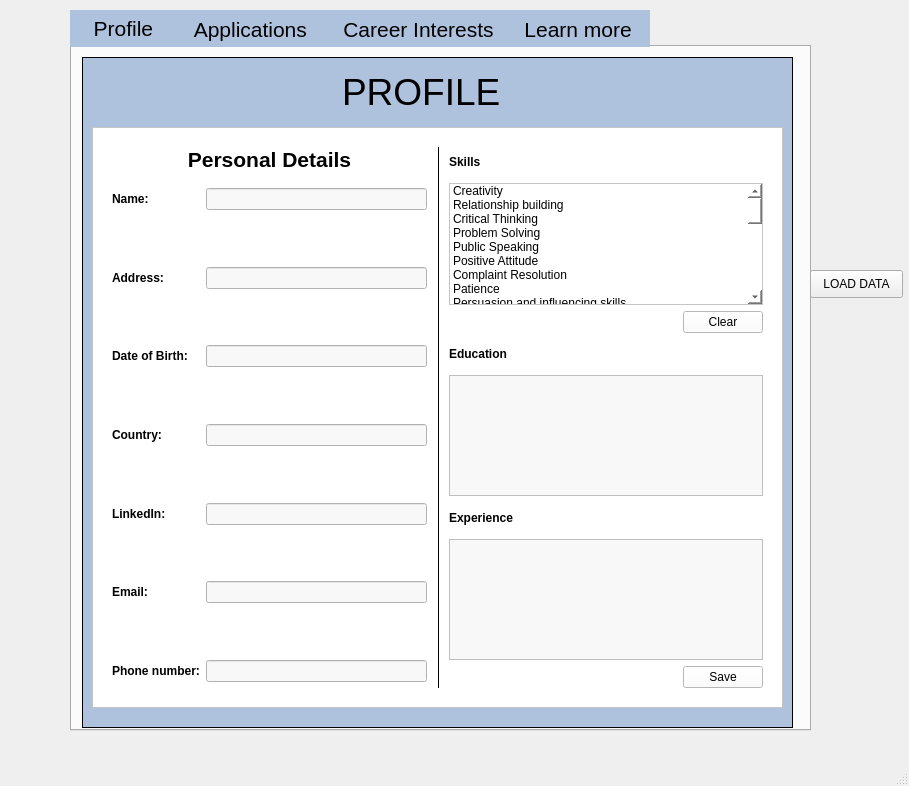
<?xml version="1.0" encoding="UTF-8"?>
<ui version="4.0">
 <class>MainWindow</class>
 <widget class="QMainWindow" name="MainWindow">
  <property name="geometry">
   <rect>
    <x>0</x>
    <y>0</y>
    <width>909</width>
    <height>786</height>
   </rect>
  </property>
  <widget class="QWidget" name="centralwidget">
   <widget class="QTabWidget" name="tabWidget">
    <property name="geometry">
     <rect>
      <x>-280</x>
      <y>680</y>
      <width>135</width>
      <height>80</height>
     </rect>
    </property>
    <widget class="QWidget" name="tab">
     <attribute name="title">
      <string>Tab 1</string>
     </attribute>
    </widget>
    <widget class="QWidget" name="tab_2">
     <attribute name="title">
      <string>Tab 2</string>
     </attribute>
    </widget>
   </widget>
   <widget class="QTabWidget" name="tabWidget_2">
    <property name="geometry">
     <rect>
      <x>70</x>
      <y>10</y>
      <width>741</width>
      <height>721</height>
     </rect>
    </property>
    <property name="font">
     <font>
      <pointsize>16</pointsize>
     </font>
    </property>
    <property name="styleSheet">
     <string notr="true">QTabBar::tab { background-color: rgb(174, 194, 221)}</string>
    </property>
    <property name="currentIndex">
     <number>0</number>
    </property>
    <widget class="QWidget" name="tab_3">
     <attribute name="title">
      <string>  Profile </string>
     </attribute>
     <widget class="QFrame" name="ProfileFrame">
      <property name="geometry">
       <rect>
        <x>10</x>
        <y>10</y>
        <width>711</width>
        <height>671</height>
       </rect>
      </property>
      <property name="styleSheet">
       <string notr="true">background-color:rgb(174, 194, 221)</string>
      </property>
      <property name="frameShape">
       <enum>QFrame::Box</enum>
      </property>
      <widget class="QLabel" name="label">
       <property name="geometry">
        <rect>
         <x>260</x>
         <y>10</y>
         <width>181</width>
         <height>52</height>
        </rect>
       </property>
       <property name="text">
        <string>&lt;html&gt;&lt;head/&gt;&lt;body&gt;&lt;p&gt;&lt;span style=&quot; font-size:28pt;&quot;&gt;PROFILE&lt;/span&gt;&lt;/p&gt;&lt;/body&gt;&lt;/html&gt;</string>
       </property>
      </widget>
      <widget class="QFrame" name="PDetailsFrame">
       <property name="geometry">
        <rect>
         <x>10</x>
         <y>70</y>
         <width>691</width>
         <height>581</height>
        </rect>
       </property>
       <property name="styleSheet">
        <string notr="true">background-color:rgb(255, 255, 255)</string>
       </property>
       <property name="frameShape">
        <enum>QFrame::StyledPanel</enum>
       </property>
       <property name="frameShadow">
        <enum>QFrame::Raised</enum>
       </property>
       <widget class="QWidget" name="horizontalLayoutWidget">
        <property name="geometry">
         <rect>
          <x>20</x>
          <y>20</y>
          <width>651</width>
          <height>541</height>
         </rect>
        </property>
        <layout class="QHBoxLayout" name="DetailsLayout">
         <item>
          <layout class="QVBoxLayout" name="verticalLayout_2" stretch="0,0,8">
           <item>
            <widget class="QLabel" name="label_17">
             <property name="enabled">
              <bool>true</bool>
             </property>
             <property name="font">
              <font>
               <weight>75</weight>
               <bold>true</bold>
              </font>
             </property>
             <property name="text">
              <string>&lt;html&gt;&lt;head/&gt;&lt;body&gt;&lt;p&gt;&lt;span style=&quot; font-size:16pt;&quot;&gt;Personal Details&lt;/span&gt;&lt;/p&gt;&lt;/body&gt;&lt;/html&gt;</string>
             </property>
             <property name="alignment">
              <set>Qt::AlignCenter</set>
             </property>
            </widget>
           </item>
           <item>
            <spacer name="verticalSpacer_7">
             <property name="orientation">
              <enum>Qt::Vertical</enum>
             </property>
             <property name="sizeHint" stdset="0">
              <size>
               <width>20</width>
               <height>10</height>
              </size>
             </property>
            </spacer>
           </item>
           <item>
            <layout class="QFormLayout" name="formLayout_3">
             <item row="0" column="0">
              <widget class="QLabel" name="label_10">
               <property name="font">
                <font>
                 <weight>75</weight>
                 <bold>true</bold>
                </font>
               </property>
               <property name="text">
                <string>Name:</string>
               </property>
              </widget>
             </item>
             <item row="0" column="1">
              <widget class="QLineEdit" name="name_label">
               <property name="layoutDirection">
                <enum>Qt::LeftToRight</enum>
               </property>
               <property name="styleSheet">
                <string notr="true">background-color:rgb(248, 248, 248)</string>
               </property>
               <property name="alignment">
                <set>Qt::AlignLeading|Qt::AlignLeft|Qt::AlignVCenter</set>
               </property>
              </widget>
             </item>
             <item row="1" column="1">
              <spacer name="verticalSpacer">
               <property name="orientation">
                <enum>Qt::Vertical</enum>
               </property>
               <property name="sizeHint" stdset="0">
                <size>
                 <width>20</width>
                 <height>40</height>
                </size>
               </property>
              </spacer>
             </item>
             <item row="2" column="0">
              <widget class="QLabel" name="label_16">
               <property name="font">
                <font>
                 <weight>75</weight>
                 <bold>true</bold>
                </font>
               </property>
               <property name="text">
                <string>Address:</string>
               </property>
              </widget>
             </item>
             <item row="2" column="1">
              <widget class="QLineEdit" name="address_label">
               <property name="layoutDirection">
                <enum>Qt::LeftToRight</enum>
               </property>
               <property name="styleSheet">
                <string notr="true">background-color:rgb(248, 248, 248)</string>
               </property>
               <property name="alignment">
                <set>Qt::AlignLeading|Qt::AlignLeft|Qt::AlignVCenter</set>
               </property>
              </widget>
             </item>
             <item row="3" column="1">
              <spacer name="verticalSpacer_2">
               <property name="orientation">
                <enum>Qt::Vertical</enum>
               </property>
               <property name="sizeHint" stdset="0">
                <size>
                 <width>20</width>
                 <height>40</height>
                </size>
               </property>
              </spacer>
             </item>
             <item row="4" column="0">
              <widget class="QLabel" name="label_14">
               <property name="font">
                <font>
                 <weight>75</weight>
                 <bold>true</bold>
                </font>
               </property>
               <property name="text">
                <string>Date of Birth:</string>
               </property>
              </widget>
             </item>
             <item row="4" column="1">
              <widget class="QLineEdit" name="date_of_birth_label">
               <property name="styleSheet">
                <string notr="true">background-color:rgb(248, 248, 248)</string>
               </property>
              </widget>
             </item>
             <item row="5" column="1">
              <spacer name="verticalSpacer_3">
               <property name="orientation">
                <enum>Qt::Vertical</enum>
               </property>
               <property name="sizeHint" stdset="0">
                <size>
                 <width>20</width>
                 <height>40</height>
                </size>
               </property>
              </spacer>
             </item>
             <item row="6" column="0">
              <widget class="QLabel" name="label_15">
               <property name="font">
                <font>
                 <weight>75</weight>
                 <bold>true</bold>
                </font>
               </property>
               <property name="text">
                <string>Country:</string>
               </property>
              </widget>
             </item>
             <item row="6" column="1">
              <widget class="QLineEdit" name="country_label">
               <property name="styleSheet">
                <string notr="true">background-color:rgb(248, 248, 248)</string>
               </property>
              </widget>
             </item>
             <item row="7" column="1">
              <spacer name="verticalSpacer_4">
               <property name="orientation">
                <enum>Qt::Vertical</enum>
               </property>
               <property name="sizeHint" stdset="0">
                <size>
                 <width>20</width>
                 <height>40</height>
                </size>
               </property>
              </spacer>
             </item>
             <item row="8" column="0">
              <widget class="QLabel" name="label_13">
               <property name="font">
                <font>
                 <weight>75</weight>
                 <bold>true</bold>
                </font>
               </property>
               <property name="text">
                <string>LinkedIn:</string>
               </property>
              </widget>
             </item>
             <item row="8" column="1">
              <widget class="QLineEdit" name="linkedIn_label">
               <property name="styleSheet">
                <string notr="true">background-color:rgb(248, 248, 248)</string>
               </property>
              </widget>
             </item>
             <item row="9" column="1">
              <spacer name="verticalSpacer_5">
               <property name="orientation">
                <enum>Qt::Vertical</enum>
               </property>
               <property name="sizeHint" stdset="0">
                <size>
                 <width>20</width>
                 <height>40</height>
                </size>
               </property>
              </spacer>
             </item>
             <item row="10" column="0">
              <widget class="QLabel" name="label_11">
               <property name="font">
                <font>
                 <weight>75</weight>
                 <bold>true</bold>
                </font>
               </property>
               <property name="text">
                <string>Email:</string>
               </property>
              </widget>
             </item>
             <item row="10" column="1">
              <widget class="QLineEdit" name="email_label">
               <property name="styleSheet">
                <string notr="true">background-color:rgb(248, 248, 248)</string>
               </property>
              </widget>
             </item>
             <item row="11" column="1">
              <spacer name="verticalSpacer_6">
               <property name="orientation">
                <enum>Qt::Vertical</enum>
               </property>
               <property name="sizeHint" stdset="0">
                <size>
                 <width>20</width>
                 <height>40</height>
                </size>
               </property>
              </spacer>
             </item>
             <item row="12" column="0">
              <widget class="QLabel" name="label_12">
               <property name="font">
                <font>
                 <weight>75</weight>
                 <bold>true</bold>
                </font>
               </property>
               <property name="text">
                <string>Phone number:</string>
               </property>
              </widget>
             </item>
             <item row="12" column="1">
              <widget class="QLineEdit" name="phone_number_column">
               <property name="styleSheet">
                <string notr="true">background-color:rgb(248, 248, 248)</string>
               </property>
              </widget>
             </item>
             <item row="13" column="1">
              <layout class="QHBoxLayout" name="horizontalLayout_4"/>
             </item>
            </layout>
           </item>
          </layout>
         </item>
         <item>
          <widget class="Line" name="line">
           <property name="minimumSize">
            <size>
             <width>10</width>
             <height>0</height>
            </size>
           </property>
           <property name="font">
            <font>
             <pointsize>6</pointsize>
            </font>
           </property>
           <property name="frameShadow">
            <enum>QFrame::Plain</enum>
           </property>
           <property name="orientation">
            <enum>Qt::Vertical</enum>
           </property>
          </widget>
         </item>
         <item>
          <layout class="QVBoxLayout" name="verticalLayout" stretch="1,4,0,1,4,1,4,1">
           <item>
            <widget class="QLabel" name="label_2">
             <property name="font">
              <font>
               <weight>75</weight>
               <bold>true</bold>
              </font>
             </property>
             <property name="text">
              <string>Skills</string>
             </property>
            </widget>
           </item>
           <item>
            <widget class="QListWidget" name="skillsList">
             <item>
              <property name="text">
               <string>Creativity</string>
              </property>
              <property name="checkState">
               <enum>Unchecked</enum>
              </property>
             </item>
             <item>
              <property name="text">
               <string>Relationship building</string>
              </property>
              <property name="checkState">
               <enum>Unchecked</enum>
              </property>
             </item>
             <item>
              <property name="text">
               <string>Critical Thinking</string>
              </property>
              <property name="checkState">
               <enum>Unchecked</enum>
              </property>
             </item>
             <item>
              <property name="text">
               <string>Problem Solving</string>
              </property>
              <property name="checkState">
               <enum>Unchecked</enum>
              </property>
             </item>
             <item>
              <property name="text">
               <string>Public Speaking</string>
              </property>
              <property name="checkState">
               <enum>Unchecked</enum>
              </property>
             </item>
             <item>
              <property name="text">
               <string>Positive Attitude</string>
              </property>
              <property name="checkState">
               <enum>Unchecked</enum>
              </property>
             </item>
             <item>
              <property name="text">
               <string>Complaint Resolution</string>
              </property>
              <property name="checkState">
               <enum>Unchecked</enum>
              </property>
             </item>
             <item>
              <property name="text">
               <string>Patience</string>
              </property>
              <property name="checkState">
               <enum>Unchecked</enum>
              </property>
             </item>
             <item>
              <property name="text">
               <string>Persuasion and influencing skills</string>
              </property>
              <property name="checkState">
               <enum>Unchecked</enum>
              </property>
             </item>
             <item>
              <property name="text">
               <string>Respectfulness</string>
              </property>
              <property name="checkState">
               <enum>Unchecked</enum>
              </property>
             </item>
             <item>
              <property name="text">
               <string>Reliability</string>
              </property>
              <property name="checkState">
               <enum>Unchecked</enum>
              </property>
             </item>
             <item>
              <property name="text">
               <string>Tolerance</string>
              </property>
              <property name="checkState">
               <enum>Unchecked</enum>
              </property>
             </item>
             <item>
              <property name="text">
               <string>Improving Customer Experience</string>
              </property>
              <property name="checkState">
               <enum>Unchecked</enum>
              </property>
             </item>
             <item>
              <property name="text">
               <string>Attention to Detail</string>
              </property>
              <property name="checkState">
               <enum>Unchecked</enum>
              </property>
             </item>
             <item>
              <property name="text">
               <string>Teamwork Skills</string>
              </property>
              <property name="checkState">
               <enum>Unchecked</enum>
              </property>
             </item>
             <item>
              <property name="text">
               <string>Communication</string>
              </property>
              <property name="checkState">
               <enum>Unchecked</enum>
              </property>
             </item>
             <item>
              <property name="text">
               <string>Collaboration</string>
              </property>
              <property name="checkState">
               <enum>Unchecked</enum>
              </property>
             </item>
             <item>
              <property name="text">
               <string>Accounting</string>
              </property>
              <property name="checkState">
               <enum>Unchecked</enum>
              </property>
             </item>
             <item>
              <property name="text">
               <string>Active Listening</string>
              </property>
              <property name="checkState">
               <enum>Unchecked</enum>
              </property>
             </item>
             <item>
              <property name="text">
               <string>Adaptability</string>
              </property>
              <property name="checkState">
               <enum>Unchecked</enum>
              </property>
             </item>
             <item>
              <property name="text">
               <string>Negotiation</string>
              </property>
              <property name="checkState">
               <enum>Unchecked</enum>
              </property>
             </item>
             <item>
              <property name="text">
               <string>Conflict Resolution</string>
              </property>
              <property name="checkState">
               <enum>Unchecked</enum>
              </property>
             </item>
             <item>
              <property name="text">
               <string>Decision-making</string>
              </property>
              <property name="checkState">
               <enum>Unchecked</enum>
              </property>
             </item>
             <item>
              <property name="text">
               <string>Empathy</string>
              </property>
              <property name="checkState">
               <enum>Unchecked</enum>
              </property>
             </item>
             <item>
              <property name="text">
               <string>Bilingual Customer Support</string>
              </property>
              <property name="checkState">
               <enum>Unchecked</enum>
              </property>
             </item>
             <item>
              <property name="text">
               <string>Management</string>
              </property>
              <property name="checkState">
               <enum>Unchecked</enum>
              </property>
             </item>
             <item>
              <property name="text">
               <string>Organization</string>
              </property>
              <property name="checkState">
               <enum>Unchecked</enum>
              </property>
             </item>
            </widget>
           </item>
           <item>
            <layout class="QHBoxLayout" name="horizontalLayout">
             <item>
              <spacer name="horizontalSpacer_2">
               <property name="orientation">
                <enum>Qt::Horizontal</enum>
               </property>
               <property name="sizeHint" stdset="0">
                <size>
                 <width>40</width>
                 <height>20</height>
                </size>
               </property>
              </spacer>
             </item>
             <item>
              <widget class="QPushButton" name="skillsClearButton">
               <property name="text">
                <string>Clear</string>
               </property>
              </widget>
             </item>
            </layout>
           </item>
           <item>
            <widget class="QLabel" name="label_3">
             <property name="font">
              <font>
               <weight>75</weight>
               <bold>true</bold>
              </font>
             </property>
             <property name="text">
              <string>Education</string>
             </property>
            </widget>
           </item>
           <item>
            <widget class="QTextEdit" name="educationTextEdit">
             <property name="styleSheet">
              <string notr="true">background-color:rgb(248, 248, 248)</string>
             </property>
            </widget>
           </item>
           <item>
            <widget class="QLabel" name="label_4">
             <property name="font">
              <font>
               <weight>75</weight>
               <bold>true</bold>
              </font>
             </property>
             <property name="text">
              <string>Experience</string>
             </property>
            </widget>
           </item>
           <item>
            <widget class="QTextEdit" name="experienceTextEdit">
             <property name="styleSheet">
              <string notr="true">background-color:rgb(248, 248, 248)</string>
             </property>
            </widget>
           </item>
           <item>
            <layout class="QHBoxLayout" name="horizontalLayout_3">
             <item>
              <spacer name="horizontalSpacer">
               <property name="orientation">
                <enum>Qt::Horizontal</enum>
               </property>
               <property name="sizeHint" stdset="0">
                <size>
                 <width>40</width>
                 <height>20</height>
                </size>
               </property>
              </spacer>
             </item>
             <item>
              <widget class="QPushButton" name="save_button">
               <property name="text">
                <string>Save</string>
               </property>
              </widget>
             </item>
            </layout>
           </item>
          </layout>
         </item>
        </layout>
       </widget>
      </widget>
     </widget>
    </widget>
    <widget class="QWidget" name="tab_4">
     <attribute name="title">
      <string>  Applications </string>
     </attribute>
    </widget>
    <widget class="QWidget" name="tab_5">
     <attribute name="title">
      <string> Career Interests </string>
     </attribute>
    </widget>
    <widget class="QWidget" name="tab_6">
     <attribute name="title">
      <string notr="true">Learn more </string>
     </attribute>
    </widget>
   </widget>
   <widget class="QPushButton" name="LOAD_BUTTON">
    <property name="geometry">
     <rect>
      <x>810</x>
      <y>270</y>
      <width>93</width>
      <height>28</height>
     </rect>
    </property>
    <property name="text">
     <string>LOAD DATA</string>
    </property>
   </widget>
  </widget>
  <widget class="QMenuBar" name="menubar">
   <property name="geometry">
    <rect>
     <x>0</x>
     <y>0</y>
     <width>909</width>
     <height>26</height>
    </rect>
   </property>
  </widget>
  <widget class="QStatusBar" name="statusbar"/>
 </widget>
 <resources/>
 <connections/>
</ui>
